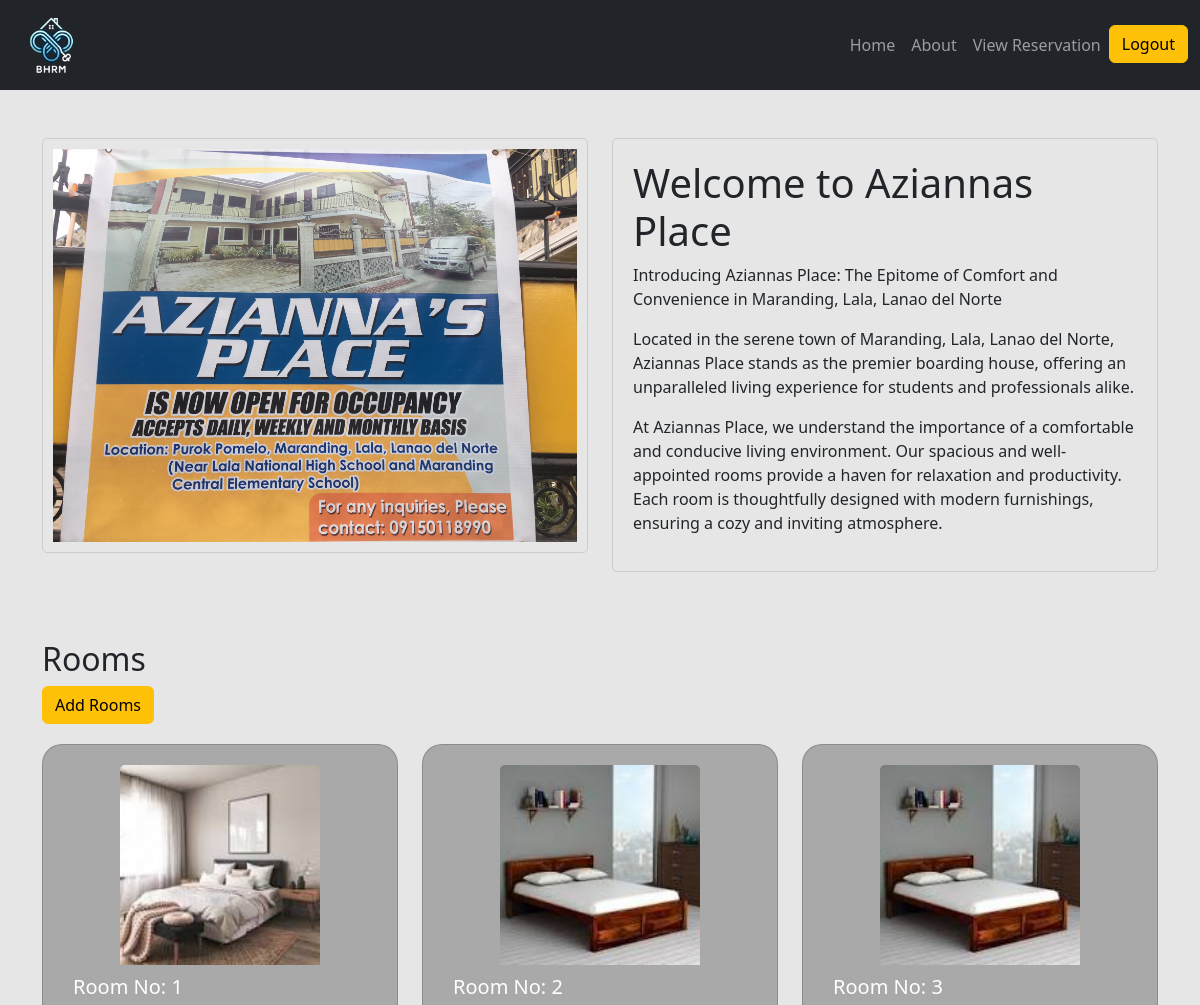
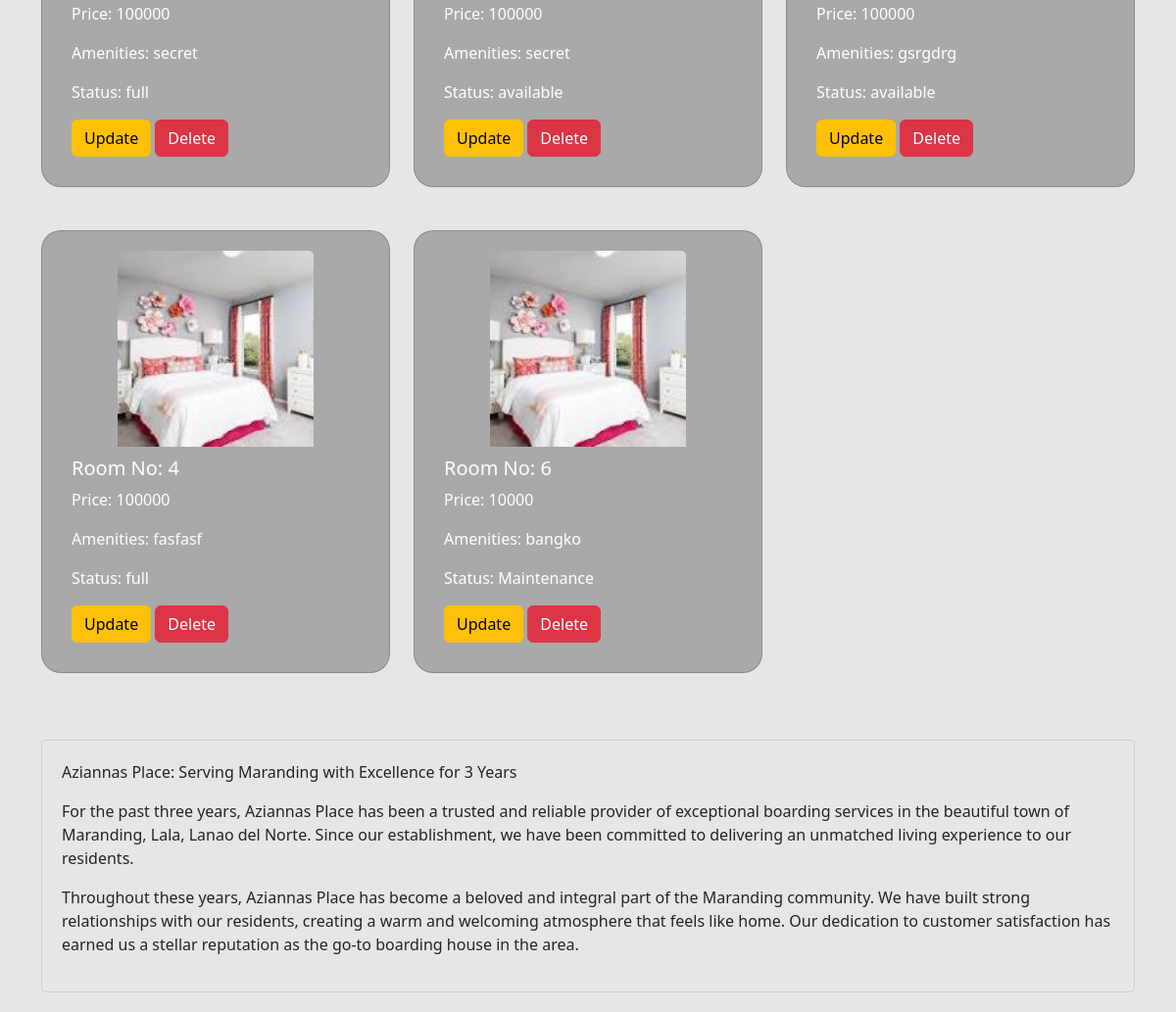
Page /boardinghouse.php (signed in) on the committed database (2 pictures, top to bottom).
### tables this page shows
CREATE TABLE `rooms` (
  `id` int(11) NOT NULL,
  `room-no` int(255) NOT NULL,
  `amenities` varchar(255) NOT NULL,
  `price` int(255) NOT NULL,
  `image` varchar(255) NOT NULL,
  `status` varchar(255) NOT NULL
);

### boardinghouse.php (the view, shortened to what this page needs)
<?php
require 'php/connection.php';
?>
<!DOCTYPE html>
<html lang="en">
<head>
    <link href="https://cdn.jsdelivr.net/npm/bootstrap@5.3.2/dist/css/bootstrap.min.css" rel="stylesheet">
</head>
<body>
<nav class="navbar navbar-expand-lg navbar-dark bg-dark py-0">
    <div class="container-fluid">
        <a class="navbar-brand" href="#">
            <img src="images/logo.png" width="80" height="80" alt="">
        </a>
        <div class="collapse navbar-collapse" id="navbarNav">
            <ul class="navbar-nav ms-auto">
                <li class="nav-item">
                    <a class="nav-link" href="#">Home</a>
                </li>
                <li class="nav-item">
                    <a class="nav-link" href="#">About</a>
                </li>
                <?php
                    if (!empty($_SESSION["uname"]) && !empty($_SESSION["role"]) && $_SESSION['role'] == 'landlord'){
                        echo '<li class="nav-item"><a class="nav-link" href="reservation.php">View Reservation</a></li>';
                        echo '<li class="nav-item"><a class="btn btn-warning" href="php/logout.php">Logout</a></li>';
                    }else if (!empty($_SESSION["uname"]) && !empty($_SESSION["role"]) && $_SESSION['role'] == 'user'){
                        echo '<li class="nav-item"><a class="nav-link" href="reservation.php">View Reservation</a></li>';
                        echo '<a class="btn btn-warning" href="index.php">Back</a>';
                    }
                ?>
            </ul>
        </div>
    </div>
</nav>
<section class="container mt-5">
<div class="row">
    <div class="col-md-6">
        <div class="image-box">
            <img src="images/al.jpg" class="img-fluid" alt="Aziannas Place">
        </div>
    </div>
    <div class="col-md-6">
        <div class="text-box">
            <h1>Welcome to Aziannas Place</h1>
            <p>Introducing Aziannas Place: The Epitome of Comfort and Convenience in Maranding, Lala, Lanao del Norte</p>
            <p>Located in the serene town of Maranding, Lala, Lanao del Norte, Aziannas Place stands as the premier boarding house, offering an unparalleled living experience for students and professionals alike.</p>
            <p>At Aziannas Place, we understand the importance of a comfortable and conducive living environment. Our spacious and well-appointed rooms provide a haven for relaxation and productivity. Each room is thoughtfully designed with modern furnishings, ensuring a cozy and inviting atmosphere.</p>
        </div>
    </div>
</div>
    <div class="row mt-5">
        <div class="col">
            <h2>Rooms</h2>
            <?php
            if(!empty($_SESSION["uname"]) && !empty($_SESSION["role"]) && $_SESSION["role"] == "landlord"){
                echo "<div class='addroom' style='margin-bottom: 20px;'><a href='php/addroom.php'><button class='btn btn-warning'>Add Rooms</button></a></div>";
            }
            ?>
            <div class="row row-cols-1 row-cols-md-3 g-4">
            <?php
            $query = "SELECT * FROM rooms";
            $result = mysqli_query($conn, $query);
            while ($fetch = mysqli_fetch_assoc($result)) {
                $id = $fetch['id'];
            ?>
                <div class="col">
                    <div class="card">
                        <div class="card-img-container">
                            <img src="<?php echo $fetch['image']?>" class="card-img-top" alt="Room Image">
                        </div>
                        <div class="card-body">
                            <h5 class="card-title">Room No: <?php echo $fetch['room-no']?></h5>
                            <p class="card-text">Price: <?php echo $fetch['price']?></p>
                            <p class="card-text">Amenities: <?php echo $fetch['amenities']?></p>
                            <p class="card-text">Status: <?php echo $fetch['status']?></p>
                            <?php if(!empty($_SESSION["uname"]) && !empty($_SESSION["role"]) && $_SESSION["role"] == "landlord"):
                            ?>
                                <a href='php/addroom.php?rupdate=<?php echo $id;?>' class='btn btn-warning'>Update</a>
                                <a href='php/function.php?rdelete=<?php echo $id;?>' class='btn btn-danger'>Delete</a>
                            <?php  else: ?>
                                <a href='book-in.php?id=<?php echo $id;?>' class='btn btn-warning'>Book Now!</a>
                            <?php endif; ?>
                        </div>
                    </div>
                </div>
            <?php }?>
            </div>
        </div>
    </div>
    <div class="row mt-5">
    <div class="col">
        <div class="text-box">
            <p>Aziannas Place: Serving Maranding with Excellence for 3 Years</p>
            <p>For the past three years, Aziannas Place has been a trusted and reliable provider of exceptional boarding services in the beautiful town of Maranding, Lala, Lanao del Norte. Since our establishment, we have been committed to delivering an unmatched living experience to our residents.</p>
            <p>Throughout these years, Aziannas Place has become a beloved and integral part of the Maranding community. We have built strong relationships with our residents, creating a warm and welcoming atmosphere that feels like home. Our dedication to customer satisfaction has earned us a stellar reputation as the go-to boarding house in the area.</p>
        </div>
    </div>
</div>
</section>
</body>
</html>

### boardinghouse.php (style rules this page uses)
body { background-color: #e6e6e6; }
.img-fluid { max-width: 100%; height: auto; }
.card-img-container { width: 200px; height: 200px; overflow: hidden; margin: 0 auto; }
.card-img-container img { width: 100%; height: 100%; object-fit: cover; }
.image-box { border: 1px solid #ccc; padding: 10px; border-radius: 5px; margin-bottom: 20px; }
.text-box { border: 1px solid #ccc; padding: 10px; border-radius: 5px; margin-bottom: 20px; }
.text-box { border: 1px solid #ccc; padding: 20px; border-radius: 5px; margin-bottom: 20px; }
.card { background-color: #a9a9a9; color: #fff; border-radius: 20px; padding: 20px; margin-bottom: 20px; }
.card-body { padding: 10px; }

### rows in the picture
rooms: image (picture), value "1", price "100000", amenities "secret", status "full"
rooms: image (picture), value "2", price "100000", amenities "secret", status "available"
rooms: image (picture), value "3", price "100000", amenities "gsrgdrg", status "available"
rooms: image (picture), value "4", price "100000", amenities "fasfasf", status "full"
rooms: image (picture), value "6", price "10000", amenities "bangko", status "Maintenance"
